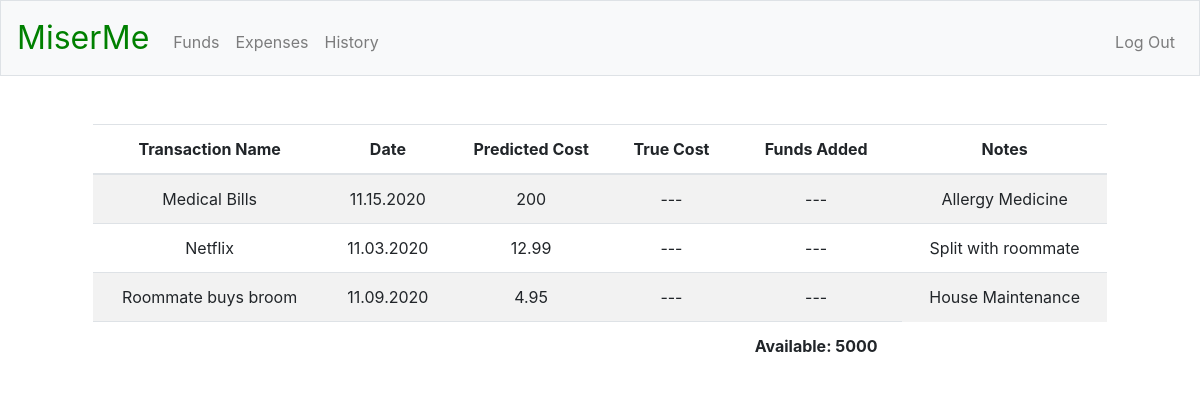
Before: / (signed in) with the older database file.
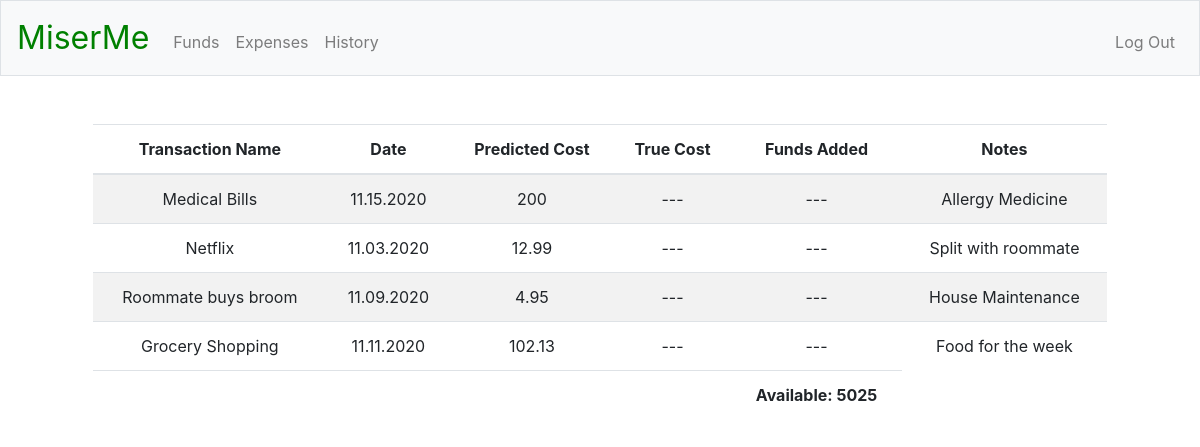
After: the same page with the newer database file.
### tables this page shows
CREATE TABLE finances (
funds_id INTEGER PRIMARY KEY AUTOINCREMENT NOT NULL,
user_id INTEGER NOT NULL,
txn_name TEXT DEFAULT "---" NOT NULL,
date TEXT DEFAULT "---" NOT NULL,
predicted_cost NUMERIC DEFAULT "---" NOT NULL,
true_cost NUMERIC DEFAULT "---" NOT NULL,
funds_added NUMERIC DEFAULT "---" NOT NULL,
notes VARCHAR(255) DEFAULT "---" NOT NULL,
FOREIGN KEY(user_id) REFERENCES registrants(id));

CREATE TABLE 'registrants' (
'id' INTEGER PRIMARY KEY AUTOINCREMENT NOT NULL,
'username' TEXT NOT NULL,
'password' TEXT NOT NULL,
'funds' NUMERIC NOT NULL);

### app.py (the view)
@app.route("/")
@login_required
def index():
    c.execute("SELECT txn_name, date, predicted_cost, true_cost, funds_added, notes FROM finances WHERE user_id = :user_id", {"user_id": session["user_id"]})
    rows = c.fetchall()
    funds_snapshot = []
    budget = 0
    for row in rows:
        funds_snapshot.append({
            "name": row[0],
            "date": row[1],
            "predict": row[2],
            "true": row[3],
            "added": row[4],
            "notes": row[5]
        })
    c.execute("SELECT funds FROM registrants WHERE id = :user_id", {"user_id": session["user_id"]})
    rows = c.fetchall()
    current_funds = rows[0][0]
    budget += current_funds
    return render_template("index.html", funds_snapshot=funds_snapshot, current_funds=current_funds, budget=budget)

### helpers.py (called while the page is built)
def login_required(f):
    @wraps(f)
    def decorated_functions(*args, **kwargs):
        if session.get("user_id") is None:
            return redirect("/login")
        return f(*args, **kwargs)
    return decorated_functions

### templates/index.html (shortened to what this page needs)
{% extends "layout.html" %}
{% block main %}
<div class="col-12">
    <table class="table table-striped">
        <thead>
            <tr>
                <th>Transaction Name</th>
                <th>Date</th>
                <th>Predicted Cost</th>
                <th>True Cost</th>
                <th>Funds Added</th>
                <th>Notes</th>
            </tr>
        </thead>
        <tbody>
            {% for i in funds_snapshot %}
            <tr>
                <td>{{ i["name"] }}</td>
                <td>{{ i["date"] }}</td>
                <td>{{ i["predict"] }}</td>
                <td>{{ i["true"] }}</td>
                <td>{{ i["added"] }}</td>
                <td>{{ i["notes"] }}</td>
            </tr>
            {% endfor %}
        </tbody>
        <tfoot>
            <tr>
                <td colspan="4"></td>
                <td style="font-weight:bold;">Available: {{ current_funds }}</td>
            </tr>
        </tfoot>
    </table>
</div>
{% endblock %}

Changed rows visible on the page:
added finances: name "Grocery Shopping", date "11.11.2020", predict "102.13", true "---", added "---", notes "Food for the week"
changed registrants: funds "5000" → "5025"
